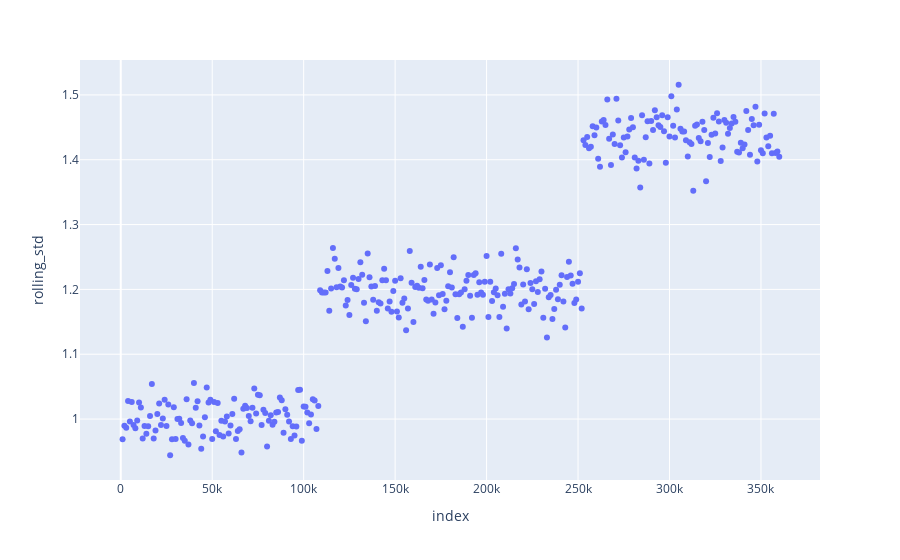

Notebook source saved alongside this figure:
### Code cell
px.scatter(df, x='index', y='rolling_std')

### Figure 1 — Plotly figure (JSON) as saved in the notebook; plotly's stock layout.template omitted (floating-point values rounded to 4 significant figures; data arrays with more than 128 entries replaced by an {"elided": "..."} marker saying what was removed)
{"data": [{"hovertemplate": "index=%{x}<br>rolling_std=%{y}<extra></extra>", "legendgroup": "", "marker": {"color": "#636efa", "symbol": "circle"}, "mode": "markers", "name": "", "orientation": "v", "showlegend": false, "type": "scatter", "x": {"elided": "361 int values"}, "xaxis": "x", "y": {"elided": "361 float values"}, "yaxis": "y"}], "layout": {"legend": {"tracegroupgap": 0}, "margin": {"t": 60}, "xaxis": {"anchor": "y", "domain": [0, 1], "title": {"text": "index"}}, "yaxis": {"anchor": "x", "domain": [0, 1], "title": {"text": "rolling_std"}}}}
